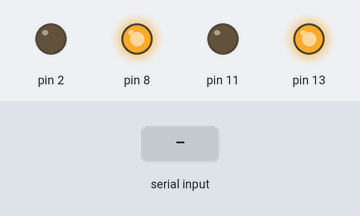
Recording of a sketch running on a simulated Arduino Uno, built with avr-gcc and run on an emulated ATmega328P. Parts: output pins drawn as LEDs (lit = HIGH). The inputs (shaded band) are chosen by the test bench. Pins used as bus, display or sensor lines are not drawn.

Above: at 1.2 s.
1.3 s: "q" received over Serial
At 2.1 s:
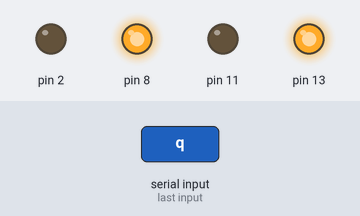
2.9 s: "w" received over Serial
At 3.3 s:
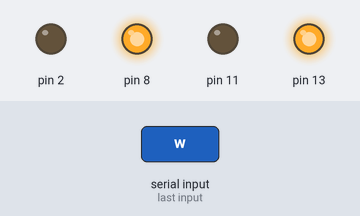
4.5 s: "e" received over Serial
At 5.7 s:
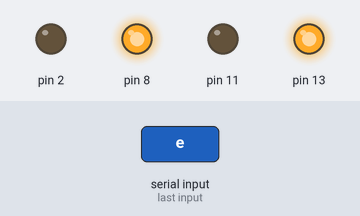
Timing chart, 0 to 7.5 s (numbered marks = the images above; inputs shaded):
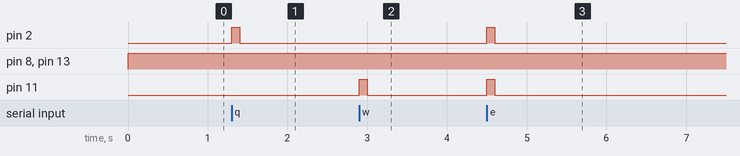

The sketch:

wireless_vehicle_using_XBee.ino
```cpp
void setup()
{
Serial.begin(9600);
pinMode(7,OUTPUT);//retrives 5v power for 1st motor frm this pin
pinMode(2,OUTPUT);
pinMode(8,OUTPUT);
pinMode(10,OUTPUT);//retrives 5v power for 1st motor frm this pin
pinMode(11,OUTPUT);
pinMode(13,OUTPUT);

//THE BUTTONS
//q:To move bck(buttton connected to pin 3 enables the vehicle to move backward)
//w:To move frward
//e:To move left
//r:To move right;
}

void loop()
{
digitalWrite(8,HIGH);          //ACTIVATES MOTOR
digitalWrite(13,HIGH);
char a;
         while(!Serial.available());
         a=Serial.read();


         if(a=='q')
         {
         digitalWrite(7,LOW);          //MOVES IN bckWARD DIRECTION
         digitalWrite(2,HIGH);
         digitalWrite(10,HIGH);
         digitalWrite(11,LOW);
         delay(100);
         digitalWrite(7,LOW);
         digitalWrite(2,LOW);
         digitalWrite(10,LOW);
         digitalWrite(11,LOW);
        }


          if(a=='w')
         {
         digitalWrite(7,HIGH);           //MOVES IN frWARD DIRECTION
         digitalWrite(2,LOW);
         digitalWrite(10,LOW);
         digitalWrite(11,HIGH);
         delay(100);
         digitalWrite(7,LOW);
         digitalWrite(2,LOW);
         digitalWrite(10,LOW);
         digitalWrite(11,LOW);

         }


          if (a=='e')
          {
         digitalWrite(7,LOW);          //MOVES IN left DIRECTION
         digitalWrite(2,HIGH);
         digitalWrite(10,LOW);
         digitalWrite(11,HIGH);
         delay(100);
         digitalWrite(7,LOW);
         digitalWrite(2,LOW);
         digitalWrite(10,LOW);
         digitalWrite(11,LOW);

          }

         if(a=='r')
         {
         digitalWrite(7,HIGH);           //MOVES IN RIGHT DIRECTION
         digitalWrite(2,LOW);
         digitalWrite(10,HIGH);
         digitalWrite(11,LOW);
         delay(100);
         digitalWrite(7,LOW);
         digitalWrite(2,LOW);
         digitalWrite(10,LOW);
         digitalWrite(11,LOW);

         }
}
```

Measured:
- after the input at 1.3 s, pin 2: LOW → HIGH at once, → LOW 0.10 s later
- after the input at 2.9 s, pin 11: LOW → HIGH at once, → LOW 0.10 s later
- after the input at 4.5 s, pin 2, pin 11: LOW → HIGH at once, → LOW 0.10 s later
